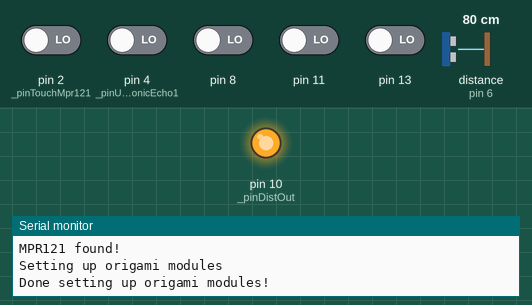
Recording of a sketch running on a simulated Arduino Uno, built with avr-gcc and run on an emulated ATmega328P. Shown: output pins drawn as LEDs (lit = HIGH), the last lines printed to the serial monitor. Inputs (shaded band) come from the test bench; at power-on: pin 2 (_pinTouchMpr121), pin 4 (_pinUltrasonicEcho1), pin 8, pin 11, pin 13 LOW, distance to the obstacle (sensor on pin 6) 80 cm. The echo pulse lasts 58.3 µs per cm.

Above: at 2.21 s.
At 3.0 s:
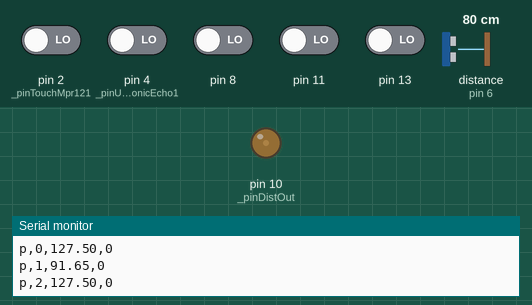
3.1 s: distance to the obstacle (sensor on pin 6) set to 299 cm
At 3.8 s:
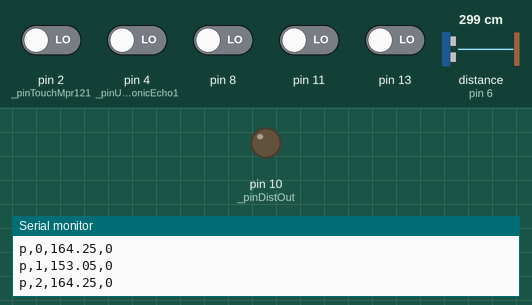
Timing chart, 0 to 6.1 s (numbered marks = the images above; inputs shaded):
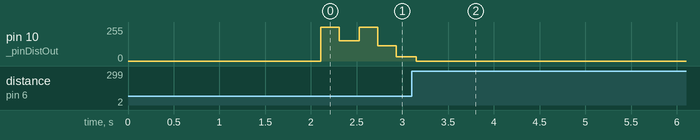

Measured:
- after the input at 3.1 s, pin 10 (_pinDistOut): goes on until 3.2 s, then stays 0/255

The sketch:

origami_arduino.ino
```cpp
#include <Wire.h>
#include "Adafruit_MPR121.h"

#include "OrigamiModule.h"

const int NUM_MODULES = 3;
OrigamiModule origamis[NUM_MODULES];

const int CAP_THRESH_TOUCH = 3;
const int CAP_THRESH_RELEASE = 3;

const int CAP_THRESH_MANUAL = 48;

const bool CALIBRATE = false;

// You can have up to 4 on one i2c bus but one is enough for testing!
Adafruit_MPR121 cap = Adafruit_MPR121();


void setup() {
  // put your setup code here, to run once:
  Serial.begin(115200);
  while (!Serial) { delay(10); }

  // set up MPR121
  // Default address is 0x5A, if tied to 3.3V its 0x5B
  // If tied to SDA its 0x5C and if SCL then 0x5D
  if (!cap.begin(0x5A)) {
    Serial.println("MPR121 not found, check wiring?");
    while (1);
  }
  Serial.println("MPR121 found!");
  cap.setThresholds(CAP_THRESH_TOUCH, CAP_THRESH_RELEASE);

  // set up origami modules
  Serial.println("Setting up origami modules");
  origamis[0].setup(0, 2, 37, 2, 4, 22, 10, 43);
  origamis[1].setup(1, 4, 44, 6, 8, 23, 10, 60);
  origamis[2].setup(2, 6, 50, 11, 13, 25, 10, 43);
//  for (int i = 0; i < NUM_MODULES; i++) {
//    origamis[i].setup();
//  }
  Serial.println("Done setting up origami modules!");
}


void loop() {
  // put your main code here, to run repeatedly:
//  boolean currTouched = cap.touched();
\
  if (CALIBRATE) {
    Serial.print(CAP_THRESH_MANUAL);
    Serial.print("\t");
  }
  for (int i = 0; i < NUM_MODULES; i++) {
    uint16_t currTouched = cap.filteredData(origamis[i].getCapTouchPin());
    if (CALIBRATE) {
      Serial.print(currTouched);
      Serial.print("\t");
    }
    origamis[i].readAndEmit(currTouched);
  }
  if (CALIBRATE) {
    Serial.println();
  }

  if (Serial.available() > 0) {
    String in = Serial.readStringUntil('\n');
    int index = in.charAt(0) - '0';
    int lightOn = in.charAt(2) - '0';
    origamis[index].setLightOn(lightOn);
  }

  if (!CALIBRATE) {
    for (int i = 0; i < NUM_MODULES; i++) {
      origamis[i].printStatus();
    }
  }

//  // debugging info
//  for (uint8_t i=0; i<12; i++) {
//    Serial.print(i); Serial.print("\t");
//    Serial.print(cap.filteredData(i)); Serial.print("\t");
//    Serial.print(cap.baselineData(i)); Serial.print("\t");
//    Serial.print(currtouched & 1 << i); Serial.print("\t");
//    Serial.println();
//  }
//  // put a delay so it isn't overwhelming
  delay(20);
}
```

OrigamiModule.cpp
```cpp
#include "OrigamiModule.h"


void OrigamiModule::setup(int index, int pinTouchMpr121, int pinUltrasonicTrig, int pinUltrasonicEcho1, int pinUltrasonicEcho2, int pinRelay, int pinDistOut, int capThresh) {
  _index = index;
  _pinTouchMpr121 = pinTouchMpr121;
  _pinUltrasonicTrig = pinUltrasonicTrig;
  _pinUltrasonicEcho1 = pinUltrasonicEcho1;
  _pinUltrasonicEcho2 = pinUltrasonicEcho2;
  _pinRelay = pinRelay;
  _pinDistOut = pinDistOut;
  _capThresh = capThresh;

  // set up relay
  pinMode(_pinRelay, OUTPUT);

  // set up ultrasonic input
   pinMode(_pinUltrasonicTrig, OUTPUT);
   pinMode(_pinUltrasonicEcho1, INPUT);
   pinMode(_pinUltrasonicEcho2, INPUT);
   pinMode(_pinDistOut, OUTPUT);

   digitalWrite(_pinRelay, LOW);
   delay(300);
   digitalWrite(_pinRelay, HIGH);
   delay(300);
   digitalWrite(_pinRelay, LOW);
}

void OrigamiModule::readAndEmit(uint16_t capReading) {
  readAndEmit(capReading <= _capThresh);
}

void OrigamiModule::readAndEmit(bool capReading) {
  _currTouched = capReading; // & 1 << _pinTouchMpr121;

  float d1 = readUltrasonic(_pinUltrasonicTrig, _pinUltrasonicEcho1);
  float d2 = readUltrasonic(_pinUltrasonicTrig, _pinUltrasonicEcho2);

  bool readError = d1 <= 0 && d2 <= 0;

//  Serial.print("--------------------------------------------------------------");
//  Serial.print(d1);
//  Serial.print(" ");
//  Serial.println(d2);

  if (!readError) {
    _currDist = d1 <= 0 ? d2 : d2 <= 0 ? d1 : min(d1, d2);
    _currDistSmoothed = _sCoeff * _currDistSmoothed + (1 - _sCoeff) * _currDist;
    if (_currDist < DIST_TRIGGER_THRESHOLD) {
      _ultraSonicTriggerCounter = min(_ultraSonicTriggerCounter + 1, ULTRASONIC_COUNT_TRIG);
    } else {
      _ultraSonicTriggerCounter = max(_ultraSonicTriggerCounter - 1, -ULTRASONIC_COUNT_TRIG);
    }
  }
  else {
    _currDist = DIST_MAX;
    _currDistSmoothed = _sCoeff * _currDistSmoothed + (1 - _sCoeff) * _currDist;
  }

  float ledLevel = map(_currDistSmoothed, DIST_MIN, DIST_MIN + (DIST_MAX - DIST_MIN) / 2, 255, 0);
  ledLevel = constrain(ledLevel, 0, 255);
  analogWrite(_pinDistOut, ledLevel);

  _lastTouched = _currTouched;
  _lastDist = _currDist;
}

void OrigamiModule::printStatus() {
  Serial.print("p,");
  Serial.print(_index);
  Serial.print(",");
  Serial.print(_currDistSmoothed);
//  Serial.print(constrain(1.0 - (float)(_currDistSmoothed - DIST_MIN) / (DIST_MAX - DIST_MIN), 0, 1));
  Serial.print(",");
  Serial.print(_currTouched);
//  Serial.print(",");
//  Serial.print(constrain(1.0 - (float)(d1 - DIST_MIN) / (DIST_MAX - DIST_MIN), 0, 1));
//  Serial.print(",");
//  Serial.print(constrain(1.0 - (float)(d2 - DIST_MIN) / (DIST_MAX - DIST_MIN), 0, 1));
//  Serial.print(",");
//  Serial.print(_currDistSmoothed);
//  Serial.print(",");
//  Serial.print(ledLevel);
//  Serial.print(",");
//  Serial.print((float)_ultraSonicTriggerCounter / ULTRASONIC_COUNT_TRIG);
  Serial.println();
}

void OrigamiModule::setLightOn (bool lightOn) {
  digitalWrite(_pinRelay, lightOn);
}

float OrigamiModule::readUltrasonic (int pinTrig, int pinEcho) {
  int t = millis();

  if (pinEcho == pinTrig) {
    pinMode(pinTrig, OUTPUT);
  }
  // Clears the trigPin
  digitalWrite(pinTrig, LOW);
  delayMicroseconds(2);
  // Sets the trigPin on HIGH state for 10 micro seconds
  digitalWrite(pinTrig, HIGH);
  delayMicroseconds(10);
  digitalWrite(pinTrig, LOW);

  // Reads the echoPin, returns the sound wave travel time in microseconds
  if (pinEcho == pinTrig) {
    pinMode(pinEcho, INPUT);
  }
  int duration = pulseIn(pinEcho, HIGH, 100000);
  float distance = duration * 0.034 / 2;

//  while (millis() - t < 20);
//  Serial.println(distance);
  return distance;
}
```

OrigamiModule.h
```cpp
#ifndef ORIGAMI_MODULE
#define ORIGAMI_MODULE

#include <Arduino.h>

class OrigamiModule {
public:
  OrigamiModule () {};
  void setup(int index, int pinTouchMpr121 = 2, int pinUltrasonicTrig = 3, int pinUltrasonicEcho = 4, int pinUltrasonicEcho2 = 6, int pinRelay = 5, int _pinDistOut = 10, int capThresh = 45);
  void readAndEmit(bool isTouching);
  void readAndEmit(uint16_t capReading);

  int getCapTouchPin() { return _pinTouchMpr121; };

  void printStatus();
  void setLightOn(bool on);

//  void printDebug();
//  bool isTouched();
//  int getDist();

protected:
  float readUltrasonic(int pinTrig, int pinEcho);

  int _pinRelay = 5;
  int _pinTouchMpr121 = 2;
  int _pinUltrasonicTrig = 3;
  int _pinUltrasonicEcho1 = 4;
  int _pinUltrasonicEcho2 = 6;
  int _pinDistOut = 6;

  int DIST_MIN = 30;
  int DIST_MAX = 250;
  float DIST_TRIGGER_THRESHOLD = 100;
  float DIST_RELEASE_THRESHOLD = 150;
  int ULTRASONIC_COUNT_TRIG = 3;

  bool _lastTouched = false;
  bool _currTouched = false;

  float _lastDistTriggered = false;
  float _currDistTriggered = false;
  float _lastDist = 0;
  float _currDist = 0;

  int _index = 0;

  int _ultraSonicTriggerCounter = 0;
  int _ultraSonicReleaseCounter = 0;

  float _currDistSmoothed = 0;
  float _sCoeff = 0.7;

  int _capThresh;
};

#endif //ORIGAMI_MODULE
```
